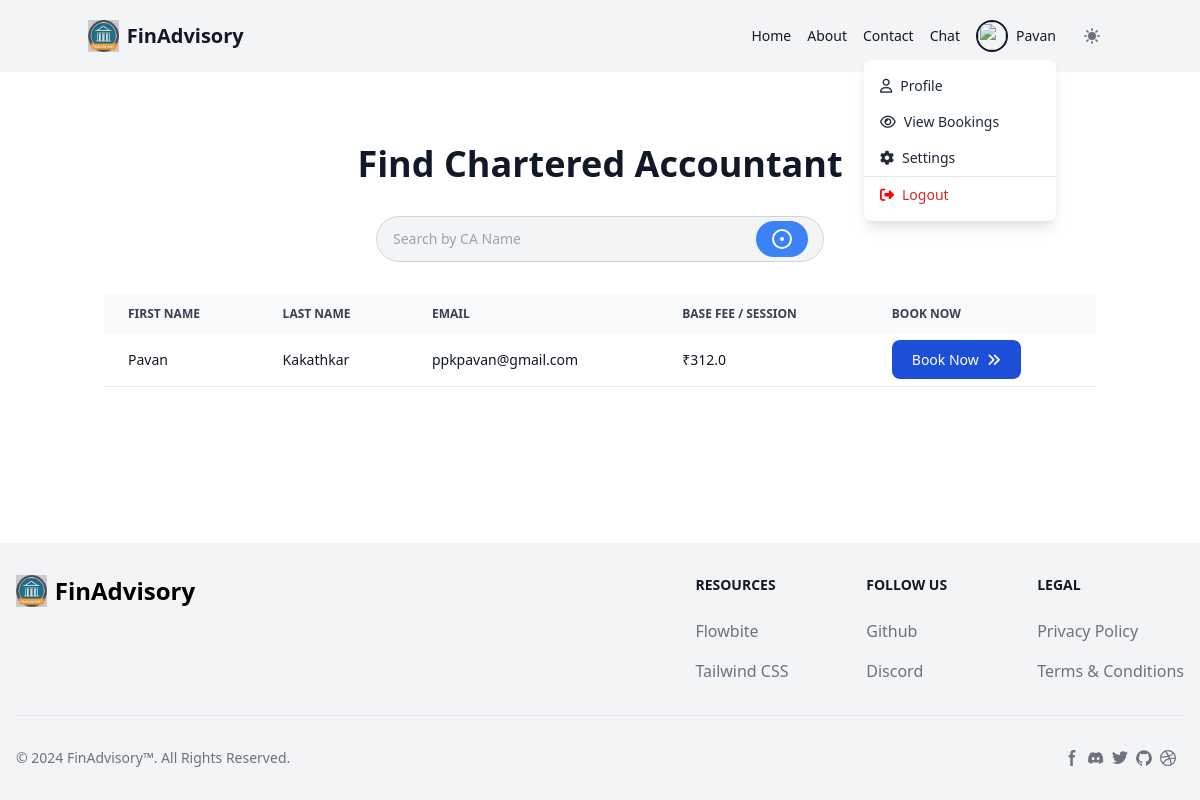
/find_ca (signed in), run on the app's committed database.
### src/models.py (models this page shows, shortened)
class User(UserMixin, db.Model):
    __tablename__ = "user"
    id = Column(Integer, primary_key=True, autoincrement=True)
    uuid = Column(String(80), unique=True, nullable=False)
    created_at = Column(DateTime, nullable=False, default=get_ist_time())
    updated_at = Column(
        DateTime, nullable=False, onupdate=get_ist_time(), default=get_ist_time()
    )
    first_name = Column(String(80), nullable=False)
    middle_name = Column(String(80))
    last_name = Column(String(80), nullable=False)
    user_name = Column(String(80), unique=True, nullable=False)
    password_hash = Column(String(128), nullable=False)
    email = Column(String(80), unique=True, nullable=False)
    is_ca = Column(Boolean, nullable=False, default=False)
    phone_number = Column(String(80), unique=True, nullable=False)
    certificate = Column(String(255), unique=True, nullable=True)
    base_fee = Column(Float, nullable=True)
    bank_account = Column(String(80), nullable=True)
    ifsc = Column(String(80), nullable=True)
    transactions = relationship("Transaction", backref="user")
    requests = relationship("Request", backref="user")
    sent_messages = relationship('Message', backref='sender', lazy='dynamic', foreign_keys='Message.sender_id')
    received_messages = relationship('Message', backref='recipient', lazy='dynamic', foreign_keys='Message.recipient_id')

### src/app.py (the view, shortened to what this page needs)
@app.route("/find_ca", methods=["GET", "POST"])
@login_required
def find_ca():
    ca_list = User.query.filter(User.is_ca == True).all()
    return render_template("find_ca.html", ca_list=ca_list)

### src/app.py (called while the page is built)
@login_manager.user_loader
def load_user(user_id):
    return User.query.get(user_id)

### src/templates/find_ca.html (shortened to what this page needs)
{% extends "base.html" %}
{% block content %}
<div class="container mx-auto px-4 py-10">
    <h1 class="text-4xl font-bold text-center mb-8 text-gray-900">Find Chartered Accountant</h1>
    <form action="{{ url_for('find_ca') }}" method="POST" class="max-w-md mx-auto mb-8">
        <div class="relative">
            <input
            type="text"
            id="name"
            name="name"
            class="bg-gray-100 border border-gray-300 text-gray-900 text-sm rounded-full py-3 px-4 w-full focus:outline-none focus:border-blue-500"
            placeholder="Search by CA Name"
            />
            <button type="submit" class="absolute right-4 top-1/2 transform -translate-y-1/2 bg-blue-500 hover:bg-blue-600 text-white font-bold py-2 px-4 rounded-full">
                <svg xmlns="http://www.w3.org/2000/svg" class="h-5 w-5" viewBox="0 0 20 20" fill="currentColor">
                    <path d="M10 12a2 2 0 100-4 2 2 0 000 4z" />
                    <path fill-rule="evenodd" d="M10 18a8 8 0 100-16 8 8 0 000 16zm0 2a10 10 0 100-20 10 10 0 000 20z" clip-rule="evenodd" />
                </svg>
            </button>
        </div>
    </form>
    {% if ca_list %}
        <div class="relative overflow-x-auto mt-5">
            <table class="w-full text-sm text-left rtl:text-right text-gray-500 dark:text-gray-400">
                <thead class="text-xs text-gray-700 uppercase bg-gray-50 dark:bg-gray-700 dark:text-gray-400">
                    <tr>
                        <th scope="col" class="px-6 py-3">
                            First Name
                        </th>
                        <th scope="col" class="px-6 py-3">
                            Last Name
                        </th>
                        <th scope="col" class="px-6 py-3">
                            Email
                        </th>
                        <th scope="col" class="px-6 py-3">
                            Base Fee / Session
                        </th>
                        <th scope="col" class="px-6 py-3">
                            Book Now
                        </th>
                    </tr>
                </thead>
                <tbody>
                    {% for ca in ca_list %}
                        <tr class="bg-white border-b dark:bg-gray-800 dark:border-gray-700">
                            <td class="px-6 py-4 font-medium text-gray-900 whitespace-nowrap dark:text-white">
                                {{ ca.first_name }}
                            </td>
                            <td class="px-6 py-4 font-medium text-gray-900 whitespace-nowrap dark:text-white">
                                {{ ca.last_name }}
                            </td>
                            <td class="px-6 py-4 font-medium text-gray-900 whitespace-nowrap dark:text-white">
                                {{ ca.email }}
                            </td>
                            <td class="px-6 py-4 font-medium text-gray-900 whitespace-nowrap dark:text-white">
                                ₹{{ ca.base_fee }}
                            </td>
                            <td class="px-6 py-4 font-medium text-gray-900 whitespace-nowrap dark:text-white">
                                <a href="{{ url_for('book_ca', ca_uuid=ca.uuid) }}" class="text-white bg-blue-700 hover:bg-blue-800 focus:ring-4 focus:ring-blue-300 font-medium rounded-lg text-sm px-5 py-2.5 me-2 mb-2 dark:bg-blue-600 dark:hover:bg-blue-700 focus:outline-none dark:focus:ring-blue-800">Book Now<i class="fa fa-angle-double-right ml-2" aria-hidden="true"></i></a>
                            </td>
                        </tr>
                    {% endfor %}
                </tbody>
            </table>
        </div>
    {% endif %}
</div>
{% endblock %}

### src/templates/base.html (shortened to what this page needs)
<!DOCTYPE html>
<html lang="en">
<head>
    <link href="https://cdn.jsdelivr.net/npm/tailwindcss@2.1.2/dist/tailwind.min.css" rel="stylesheet">
    <link href="https://cdnjs.cloudflare.com/ajax/libs/font-awesome/6.5.2/css/all.min.css" rel="stylesheet">
</head>
<body class="flex flex-col min-h-screen">
    <nav class="bg-gray-100 py-4 text-sm font-medium text-gray-900">
        <div class="container mx-auto flex justify-between items-center">
            <a href="/" class="flex items-center text-xl font-bold">
                <img src="{{ url_for('static', filename='logo/logo.png') }}" alt="Logo" class="h-8 w-auto mr-2">
                FinAdvisory
            </a>
            <ul class="flex space-x-4 items-center">
                <li><a href="{{ url_for('index')}}" class="hover:text-blue-800 hover:underline hover:font-bold ">Home</a></li>
                <li><a href="#" class="hover:text-blue-600">About</a></li>
                <li><a href="{{ url_for('contact_us') }}" class="hover:text-blue-600">Contact</a></li>
                {% if current_user.is_authenticated %}
                <li><a href="{{ url_for('chat') }}" class="hover:text-blue-600">Chat</a></li>
                    <li>
                        <div x-data="{ open: false }" class="relative">
                            <div @click="open = !open" class="flex items-center cursor-pointer">
                                <div class="w-8 h-8 rounded-full overflow-hidden border-2 border-gray-900">
                                    <img src="https://images.unsplash.com/photo-1610397095767-84a5b4736cbd?ixid=MXwxMjA3fDB8MHxwaG90by1wYWdlfHx8fGVufDB8fHw%3D&ixlib=rb-1.2.1&auto=format&fit=crop&w=750&q=80" alt="" class="w-full h-full object-cover">
                                </div>
                                <span class="ml-2 text-sm font-medium">{{ current_user.first_name }}</span>
                            </div>
                            <div x-show="open" x-transition:enter="transition ease-out duration-100" x-transition:enter-start="transform opacity-0 scale-95" x-transition:enter-end="transform opacity-100 scale-100" x-transition:leave="transition ease-in duration-75" x-transition:leave-start="transform opacity-100 scale-100" x-transition:leave-end="transform opacity-0 scale-95" class="absolute right-0 mt-2 w-48 bg-white dark:bg-gray-800 rounded-lg shadow-lg py-2 z-20">
                                <a href="{{ url_for('view_profile', uuid=current_user.uuid) }}" class="block px-4 py-2 text-gray-800 dark:text-white hover:bg-gray-100 dark:hover:bg-gray-600"><i class="fa-regular fa-user mr-2"></i>Profile</a>
                                {% if current_user.is_ca %}
                                    <a href="{{ url_for('view_requests') }}" class="block px-4 py-2 text-gray-800 dark:text-white hover:bg-gray-100 dark:hover:bg-gray-600 whitespace-nowrap"><i class="fa-regular fa-eye mr-2"></i>View Bookings</a>
                                {% else %}
                                    <a href="{{ url_for('view_requests') }}" class="block px-4 py-2 text-gray-800 dark:text-white hover:bg-gray-100 dark:hover:bg-gray-600 whitespace-nowrap"><i class="fa-regular fa-eye mr-2"></i>View Appointments</a>
                                {% endif %}
                                <a href="{{ url_for('settings') }}" class="block px-4 py-2 text-gray-800 dark:text-white hover:bg-gray-100 dark:hover:bg-gray-600"><i class="fa-solid fa-gear mr-2"></i>Settings</a>
                                <div class="border-t border-gray-200 dark:border-gray-700"></div>
                                <a href="{{ url_for('logout') }}" class="block px-4 py-2 text-red-600 hover:bg-gray-100 dark:hover:bg-gray-600"><i class="fa-solid fa-right-from-bracket mr-2" style="color: #ff0000;"></i>Logout</a>
                            </div>
                        </div>
                    </li>
                {% else %}
                    <li><a class="hover:text-blue-600" href="{{ url_for('login') }}">Login</a></li>
                    <li><a class="hover:text-blue-600" href="{{ url_for('register') }}">Register</a></li>
                {% endif %}
                <button id="theme-toggle" data-tooltip-target="tooltip-toggle" type="button" class="text-gray-500 inline-flex items-center justify-center dark:text-gray-400 hover:bg-gray-100 w-10 h-10 dark:hover:bg-gray-700 focus:outline-none focus:ring-4 focus:ring-gray-200 dark:focus:ring-gray-700 rounded-lg text-sm p-2.5" fdprocessedid="brvmlue">
                  </button>
            </ul>
        </div>
    </nav>
    <div class="mt-8 flex-grow">
        {% block content %}{% endblock %}
    </div>
    <footer class="bg-gray-100 dark:bg-gray-900">
        <div class="mx-auto w-full max-w-screen-xl p-4 py-6 lg:py-8">
            <div class="md:flex md:justify-between">
              <div class="mb-6 md:mb-0">
                  <a href="https://flowbite.com/" class="flex items-center">
                    <img src="{{ url_for('static', filename='logo/logo.png') }}" alt="Logo" class="h-8 w-auto mr-2">
                      <span class="self-center text-2xl font-semibold whitespace-nowrap dark:text-white">FinAdvisory</span>
                  </a>
              </div>
              <div class="grid grid-cols-2 gap-8 sm:gap-6 sm:grid-cols-3">
                  <div>
                      <h2 class="mb-6 text-sm font-semibold text-gray-900 uppercase dark:text-white">Resources</h2>
                      <ul class="text-gray-500 dark:text-gray-400 font-medium">
                          <li class="mb-4">
                              <a href="https://flowbite.com/" class="hover:underline">Flowbite</a>
                          </li>
                          <li>
                              <a href="https://tailwindcss.com/" class="hover:underline">Tailwind CSS</a>
                          </li>
                      </ul>
                  </div>
                  <div>
                      <h2 class="mb-6 text-sm font-semibold text-gray-900 uppercase dark:text-white">Follow us</h2>
                      <ul class="text-gray-500 dark:text-gray-400 font-medium">
                          <li class="mb-4">
                              <a href="https://github.com/themesberg/flowbite" class="hover:underline ">Github</a>
                          </li>
                          <li>
                              <a href="https://discord.gg/4eeurUVvTy" class="hover:underline">Discord</a>
                          </li>
                      </ul>
                  </div>
                  <div>
                      <h2 class="mb-6 text-sm font-semibold text-gray-900 uppercase dark:text-white">Legal</h2>
                      <ul class="text-gray-500 dark:text-gray-400 font-medium">
                          <li class="mb-4">
                              <a href="#" class="hover:underline">Privacy Policy</a>
                          </li>
                          <li>
                              <a href="#" class="hover:underline">Terms &amp; Conditions</a>
                          </li>
                      </ul>
                  </div>
              </div>
          </div>
          <hr class="my-6 border-gray-200 sm:mx-auto dark:border-gray-700 lg:my-8" />
          <div class="sm:flex sm:items-center sm:justify-between">
              <span class="text-sm text-gray-500 sm:text-center dark:text-gray-400">© 2024 <a href="/" class="hover:underline">FinAdvisory™</a>. All Rights Reserved.
              </span>
              <div class="flex mt-4 sm:justify-center sm:mt-0">
                  <a href="#" class="text-gray-500 hover:text-gray-900 dark:hover:text-white mr-2">
                      <svg class="w-4 h-4" aria-hidden="true" xmlns="http://www.w3.org/2000/svg" fill="currentColor" viewBox="0 0 8 19">
                            <path fill-rule="evenodd" d="M6.135 3H8V0H6.135a4.147 4.147 0 0 0-4.142 4.142V6H0v3h2v9.938h3V9h2.021l.592-3H5V3.591A.6.6 0 0 1 5.592 3h.543Z" clip-rule="evenodd"/>
                        </svg>
                  </a>
                  <a href="#" class="text-gray-500 hover:text-gray-900 dark:hover:text-white ms-5 mr-2">
                  </a>
                  <a href="#" class="text-gray-500 hover:text-gray-900 dark:hover:text-white ms-5 mr-2">
                  </a>
                  <a href="#" class="text-gray-500 hover:text-gray-900 dark:hover:text-white ms-5 mr-2">
                  </a>
                  <a href="#" class="text-gray-500 hover:text-gray-900 dark:hover:text-white ms-5 mr-2">
                  </a>
              </div>
          </div>
        </div>
    </footer>
</body>
</html>

### data on the page
User: first_name "Pavan", last_name "Kakathkar", email "ppkpavan@gmail.com", base_fee "312.0"
